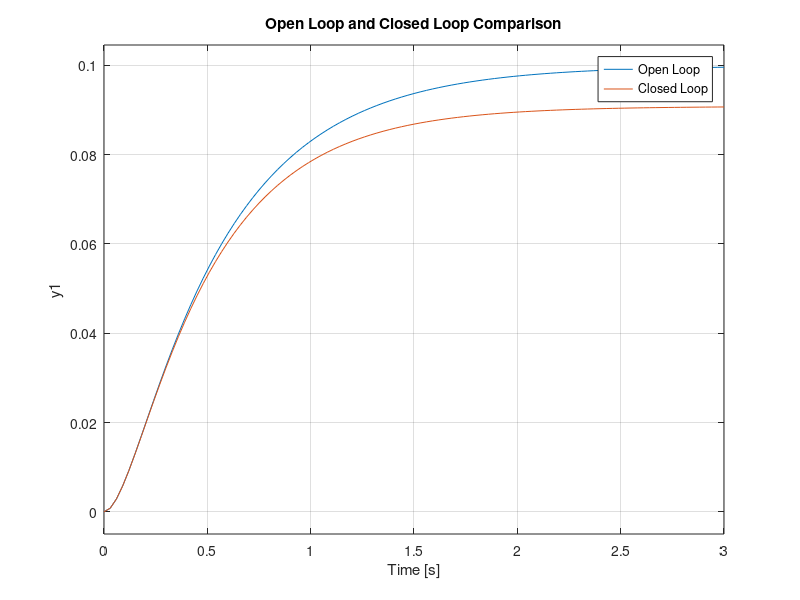

Here is the MATLAB script that generated this plot:
clc; clear; close all; 
J = 0.01;   % J is derived from Newton's 2nd Law equation, moment of interia
b = 0.1;    % b is derived from Newton's 2nd Law equation, motor friction
K = 0.01;   % J is derived from Newton's 2nd Law equation, electromotive force constant
%link is:
%%https://ctms.engin.umich.edu/CTMS/index.php?example=MotorSpeed&section=SystemModeling#:~:text=From%20the%20figure%20above%2C%20we%20can%20derive%20the%20following%20governing%20equations%20based%20on%20Newton%27s%202nd%20law%20and%20Kirchhoff%27s%20voltage%20law.

R = 1;                      %derived from Kirchoff (Resistor)
L = 0.5;                    %derived from Kirchoff (Inductor)

num = [.01];                % Coefficents of Transfer Function
denom =[0.005 0.06 .1001];  %
P_motor = tf(num,denom)     % Open Loop Transfer Function

%x2 = P_motor/(1+P_motor)   % Equation Implementation of Feedback loop
x2 = feedback(P_motor,1)    % Closed Loop Transfer Function

step(P_motor,x2)            % Open Loop(P_motor) Overlaid with Closed Loop (x2)
legend('Open Loop', 'Closed Loop')
title('Open Loop and Closed Loop Comparison')


